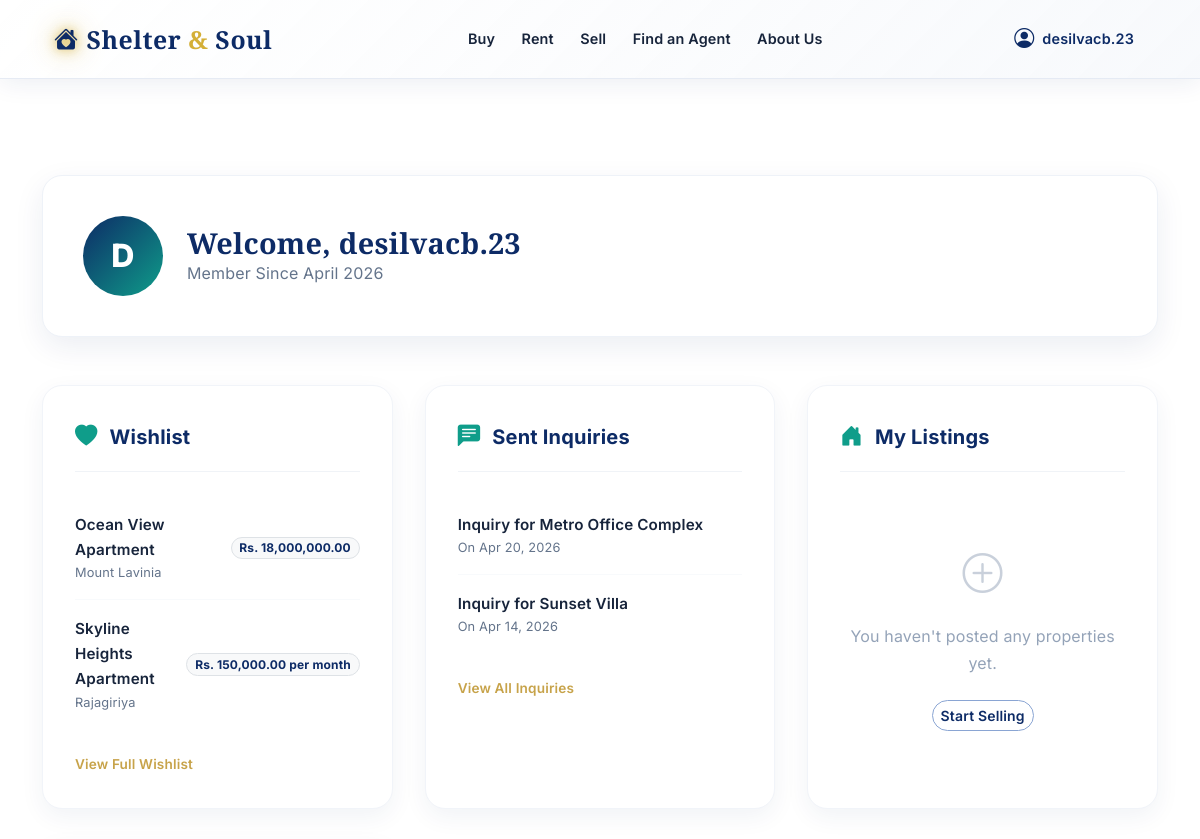
Before: /dashboard/ (signed in, upper part) with the older database file.
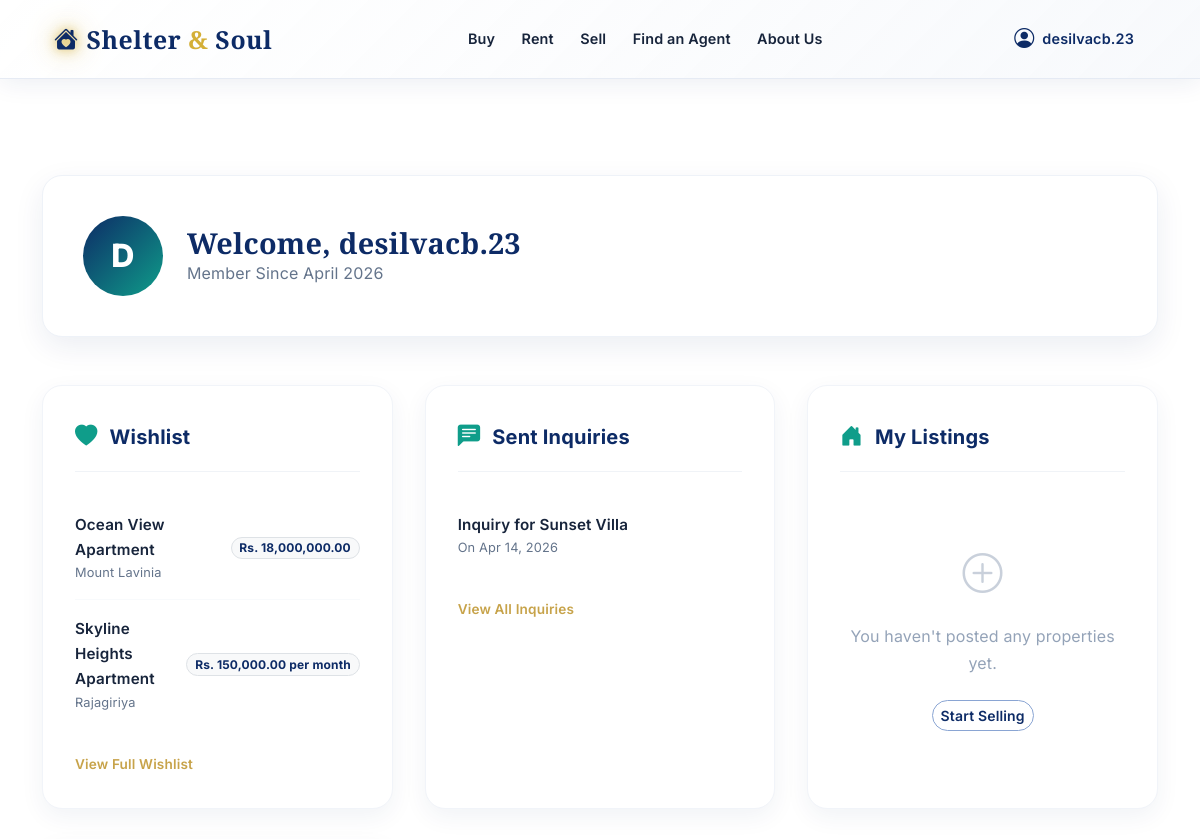
After: the same page with the newer database file.
### listings/models.py (models this page shows, shortened)
class Wishlist(models.Model):
    user = models.ForeignKey(User, on_delete=models.CASCADE, related_name="wishlist_items")
    property = models.ForeignKey(Property, on_delete=models.CASCADE, related_name="wishlisted_by")
    created_at = models.DateTimeField(auto_now_add=True)
    class Meta:
        constraints = [
            models.UniqueConstraint(fields=["user", "property"], name="unique_user_property_wishlist")
        ]

class Property(models.Model):
    LISTING_CATEGORIES = [
        ("Sell", "Sell"),
        ("Rent", "Rent"),
    ]
    PROPERTY_TYPES = [
        ("Residential", "Residential"),
        ("Apartment", "Apartment"),
        ("Commercial", "Commercial"),
        ("Land", "Land"),
    ]
    SIZE_UNITS = [
        ("sqft", "sqft"),
        ("acres", "Acres"),
        ("perch", "Perch"),
    ]
    name = models.CharField(max_length=255)
    location = models.CharField(max_length=255)
    price = models.DecimalField(max_digits=10, decimal_places=2)
    listing_category = models.CharField(max_length=20, choices=LISTING_CATEGORIES, default="Sell")
    property_type = models.CharField(
        max_length=100,
        choices=PROPERTY_TYPES,
        default="Residential"
    )
    description = models.TextField()
    number_of_rooms = models.PositiveIntegerField(null=True, blank=True)
    number_of_bathrooms = models.PositiveIntegerField(null=True, blank=True)
    size_sqft = models.DecimalField("Size", max_digits=12, decimal_places=2, null=True, blank=True)
    size_unit = models.CharField(max_length=20, choices=SIZE_UNITS, default="sqft")
    walkthrough_video = models.FileField(upload_to="", null=True, blank=True)
    video_url = models.URLField(blank=True)
    address = models.CharField(max_length=255, blank=True)
    latitude = models.DecimalField(max_digits=9, decimal_places=6, null=True, blank=True)
    longitude = models.DecimalField(max_digits=9, decimal_places=6, null=True, blank=True)
    owner = models.ForeignKey(User, on_delete=models.SET_NULL, null=True, blank=True, related_name="properties")

class Inquiry(models.Model):
    property = models.ForeignKey(Property, on_delete=models.CASCADE, related_name="inquiries")
    user = models.ForeignKey(User, on_delete=models.SET_NULL, null=True, blank=True)
    name = models.CharField(max_length=150, default="Unknown")
    email = models.EmailField(default="unknown@example.com")
    message = models.TextField()
    created_at = models.DateTimeField(auto_now_add=True)

### listings/views.py (the view)
# urls.py: path("dashboard/", views.dashboard_view, name="dashboard"),
@login_required
def dashboard_view(request):
    wishlist_items = (
        Wishlist.objects.filter(user=request.user)
        .select_related("property")
        .order_by("-created_at")[:5]
    )
    inquiries = Inquiry.objects.filter(user=request.user).order_by("-created_at")[:5]
    my_posts = Property.objects.filter(owner=request.user).order_by("-id")[:5]
    recent_searches = [] # Would fetch from SearchLog if exists
    context = {
        "wishlist_items": wishlist_items,
        "inquiries": inquiries,
        "my_posts": my_posts,
        "recent_searches": recent_searches,
        "can_post_property": _can_user_post_property(request.user),
    }
    return render(request, "listings/dashboard.html", context)

### listings/context_processors.py (called while the page is built)
def seller_permissions(request):
    user = getattr(request, "user", None)
    can_post = False
    if user and user.is_authenticated:
        has_approved_lead = user.sell_leads.filter(status="Approved").exists()
        profile, _ = UserProfile.objects.get_or_create(user=user)
        if profile.can_post_property != has_approved_lead:
            profile.can_post_property = has_approved_lead
            profile.save(update_fields=["can_post_property"])
        can_post = has_approved_lead
    return {"user_can_post_property": can_post}

### listings/views.py (called while the page is built)
def _can_user_post_property(user):
    if not user.is_authenticated:
        return False
    has_approved_lead = SellLead.objects.filter(user=user, status=SellLead.STATUS_APPROVED).exists()
    profile, _ = UserProfile.objects.get_or_create(user=user)
    if profile.can_post_property != has_approved_lead:
        profile.can_post_property = has_approved_lead
        profile.save(update_fields=["can_post_property"])
    return has_approved_lead

### listings/templates/listings/dashboard.html (shortened to what the changed rows need)
{% extends "listings/base.html" %}
{% load humanize %}
{% block content %}
<div class="container dashboard-container">
    <div class="profile-card">
        <div class="profile-info">
            <h1>Welcome, {{ user.username }}</h1>
        </div>
    </div>
    <div class="dashboard-grid">
        <div class="dashboard-section">
            <div class="section-title">
                <h2>Wishlist</h2>
            </div>
            <div class="section-content">
                {% if wishlist_items %}
                <ul class="dash-item-list">
                    {% for item in wishlist_items %}
                    <li class="dash-item">
                        <div class="dash-item-meta">
                            <a href="{% url 'property_detail' item.property.pk %}" class="dash-item-name">
                                {{ item.property.name }}
                            </a>
                            <span class="dash-item-sub">{{ item.property.location }}</span>
                        </div>
                        <span class="badge rounded-pill bg-light text-primary border">
                            Rs. {{ item.property.price|intcomma }}{% if item.property.listing_category == "Rent" %} per month{% endif %}
                        </span>
                    </li>
                    {% endfor %}
                </ul>
                {% else %}
                <div class="empty-state">
                    <i class="bi bi-bookmark-plus"></i>
                    <p>No saved properties yet.</p>
                </div>
                {% endif %}
            </div>
        </div>
        <div class="dashboard-section">
            <div class="section-title">
                <h2>Sent Inquiries</h2>
            </div>
            <div class="section-content">
                {% if inquiries %}
                <ul class="dash-item-list">
                    {% for inq in inquiries %}
                    <li class="dash-item">
                        <div class="dash-item-meta">
                            <a href="{% url 'property_detail' inq.property.pk %}" class="dash-item-name">
                                Inquiry for {{ inq.property.name }}
                            </a>
                            <span class="dash-item-sub">On {{ inq.created_at|date:"M d, Y" }}</span>
                        </div>
                    </li>
                    {% endfor %}
                </ul>
                {% else %}
                <div class="empty-state">
                    <i class="bi bi-chat-dots"></i>
                    <p>No inquiries sent yet.</p>
                </div>
                {% endif %}
            </div>
        </div>
        <div class="dashboard-section">
            <div class="section-title">
                <h2>My Listings</h2>
            </div>
        </div>
    </div>
</div>
{% endblock %}

Changed rows visible on the page:
removed Inquiry: property.name "Metro Office Complex", created_at "Apr 20, 2026"
